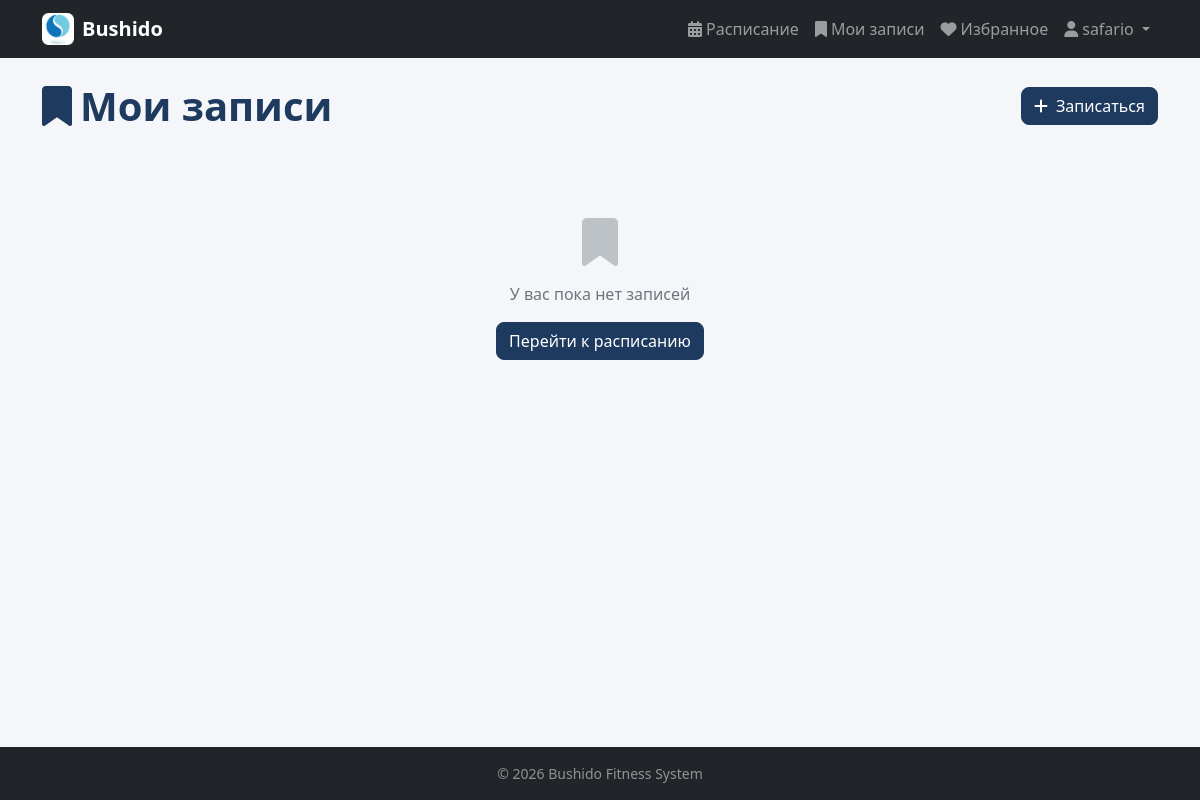
Page /bookings/ (signed in) on the earlier database version.
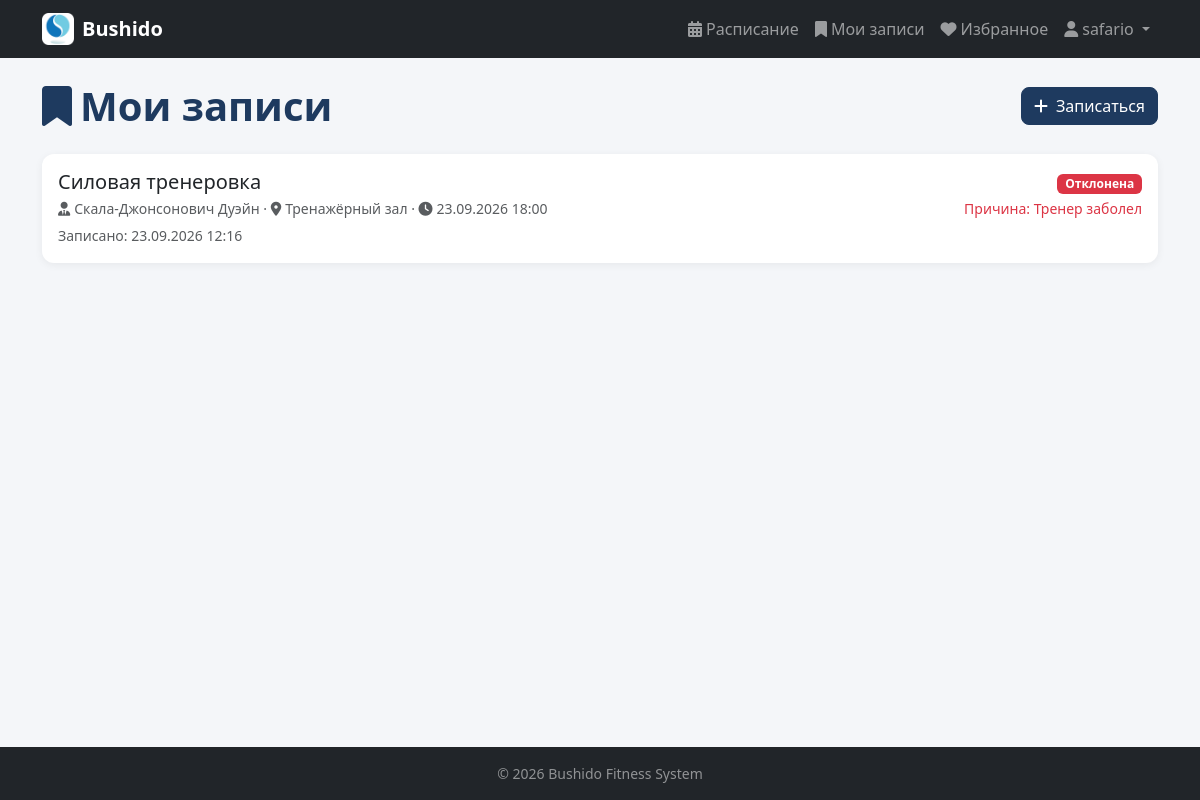
Same page on the later database version.
### main/models.py (models this page shows, shortened)
class Booking(models.Model):
    STATUS_CHOICES = [
        ('pending', 'На модерации'),
        ('approved', 'Одобрена'),
        ('rejected', 'Отклонена'),
    ]
    user = models.ForeignKey(User, on_delete=models.CASCADE, verbose_name='Пользователь')
    session = models.ForeignKey(Session, on_delete=models.CASCADE, verbose_name='Сессия')
    created_at = models.DateTimeField(auto_now_add=True, verbose_name='Создано')
    status = models.CharField(max_length=20, choices=STATUS_CHOICES, default='pending', verbose_name='Статус')
    moderation_reason = models.TextField(blank=True, verbose_name='Комментарий модератора')
    moderated_at = models.DateTimeField(blank=True, null=True, verbose_name='Дата модерации')
    is_deleted = models.BooleanField(default=False, verbose_name='Удалено')
    deleted_at = models.DateTimeField(blank=True, null=True, verbose_name='Дата удаления')
    objects = ActiveManager()
    all_objects = models.Manager()
    class Meta:
        verbose_name = 'Запись'
        verbose_name_plural = 'Записи'
        ordering = ['-created_at']

class Session(models.Model):
    trainer = models.ForeignKey(Trainer, on_delete=models.CASCADE, verbose_name='Тренер')
    zone = models.ForeignKey(Zone, on_delete=models.CASCADE, verbose_name='Зона')
    title = models.CharField(max_length=100, verbose_name='Название')
    date = models.DateTimeField(verbose_name='Дата и время')
    max_participants = models.PositiveIntegerField(verbose_name='Максимум участников')
    description = models.TextField(blank=True, verbose_name='Описание')
    is_deleted = models.BooleanField(default=False, verbose_name='Удалено')
    deleted_at = models.DateTimeField(blank=True, null=True, verbose_name='Дата удаления')
    objects = ActiveManager()
    all_objects = models.Manager()
    class Meta:
        verbose_name = 'Сессия'
        verbose_name_plural = 'Сессии'
        ordering = ['-date']

class Trainer(models.Model):
    first_name = models.CharField(max_length=50, verbose_name='Имя')
    last_name = models.CharField(max_length=50, verbose_name='Фамилия')
    specialization = models.CharField(max_length=100, verbose_name='Специализация')
    photo = models.ImageField(upload_to='trainers/', blank=True, null=True, verbose_name='Фото')
    description = models.TextField(blank=True, verbose_name='Описание')
    is_deleted = models.BooleanField(default=False, verbose_name='Удалено')
    deleted_at = models.DateTimeField(blank=True, null=True, verbose_name='Дата удаления')
    objects = ActiveManager()
    all_objects = models.Manager()
    class Meta:
        verbose_name = 'Тренер'
        verbose_name_plural = 'Тренеры'
    def __str__(self):
        return f"{self.last_name} {self.first_name}"

class Zone(models.Model):
    name = models.CharField(max_length=100, verbose_name='Название')
    capacity = models.PositiveIntegerField(verbose_name='Вместимость')
    description = models.TextField(blank=True, verbose_name='Описание')
    is_deleted = models.BooleanField(default=False, verbose_name='Удалено')
    deleted_at = models.DateTimeField(blank=True, null=True, verbose_name='Дата удаления')
    objects = ActiveManager()
    all_objects = models.Manager()
    class Meta:
        verbose_name = 'Зона'
        verbose_name_plural = 'Зоны'

### main/views.py (the view)
# urls.py: path('bookings/', views.booking_list, name='booking_list'),
@login_required
def booking_list(request):
    bookings = Booking.objects.filter(user=request.user).select_related('session', 'session__trainer')
    return render(request, 'main/booking_list.html', {'bookings': bookings})

### main/models.py (called while the page is built)
    def get_queryset(self):
        return super().get_queryset().filter(is_deleted=False)

### main/templates/main/booking_list.html (shortened to what this page needs)
{% extends 'base.html' %}
{% block content %}
<div class="d-flex justify-content-between align-items-center mb-4">
    <h1 class="page-title mb-0"><i class="fas fa-bookmark me-2"></i>Мои записи</h1>
    <a href="{% url 'session_list' %}" class="btn btn-primary">
        <i class="fas fa-plus me-2"></i>Записаться
    </a>
</div>
{% for b in bookings %}
    <div class="card mb-3 {% if b.status == 'rejected' %}border-danger{% elif b.status == 'pending' %}border-warning{% endif %}">
        <div class="card-body">
            <div class="d-flex justify-content-between align-items-start">
                <div>
                    <h5 class="mb-1">{{ b.session.title }}</h5>
                    <p class="text-muted small mb-1">
                        <i class="fas fa-user-tie me-1"></i>{{ b.session.trainer }} ·
                        <i class="fas fa-map-marker-alt me-1"></i>{{ b.session.zone.name }} ·
                        <i class="fas fa-clock me-1"></i>{{ b.session.date|date:"d.m.Y H:i" }}
                    </p>
                    <small class="text-muted">Записано: {{ b.created_at|date:"d.m.Y H:i" }}</small>
                </div>
                <div class="text-end">
                    {% if b.status == 'approved' %}
                        <span class="badge bg-success">Одобрена</span>
                    {% elif b.status == 'pending' %}
                        <span class="badge bg-warning text-dark">На модерации</span>
                    {% elif b.status == 'rejected' %}
                        <span class="badge bg-danger">Отклонена</span>
                        {% if b.moderation_reason %}
                            <p class="small text-danger mt-1 mb-0">Причина: {{ b.moderation_reason }}</p>
                        {% endif %}
                    {% endif %}
                </div>
            </div>
        </div>
    </div>
{% empty %}
    <div class="empty-state">
        <i class="fas fa-bookmark"></i>
        <p>У вас пока нет записей</p>
        <a href="{% url 'session_list' %}" class="btn btn-primary">Перейти к расписанию</a>
    </div>
{% endfor %}
{% endblock %}

Differences in the rows shown:
added Booking: session "Силовая тренеровка", session.trainer "Скала-Джонсонович Дуэйн", session.zone.name "Тренажёрный зал", session "23.09.2026 18:00", created_at "23.09.2026 12:16", moderation_reason "Тренер заболел"
Other differences:
text no longer shown: "У вас пока нет записей Перейти к расписанию"
